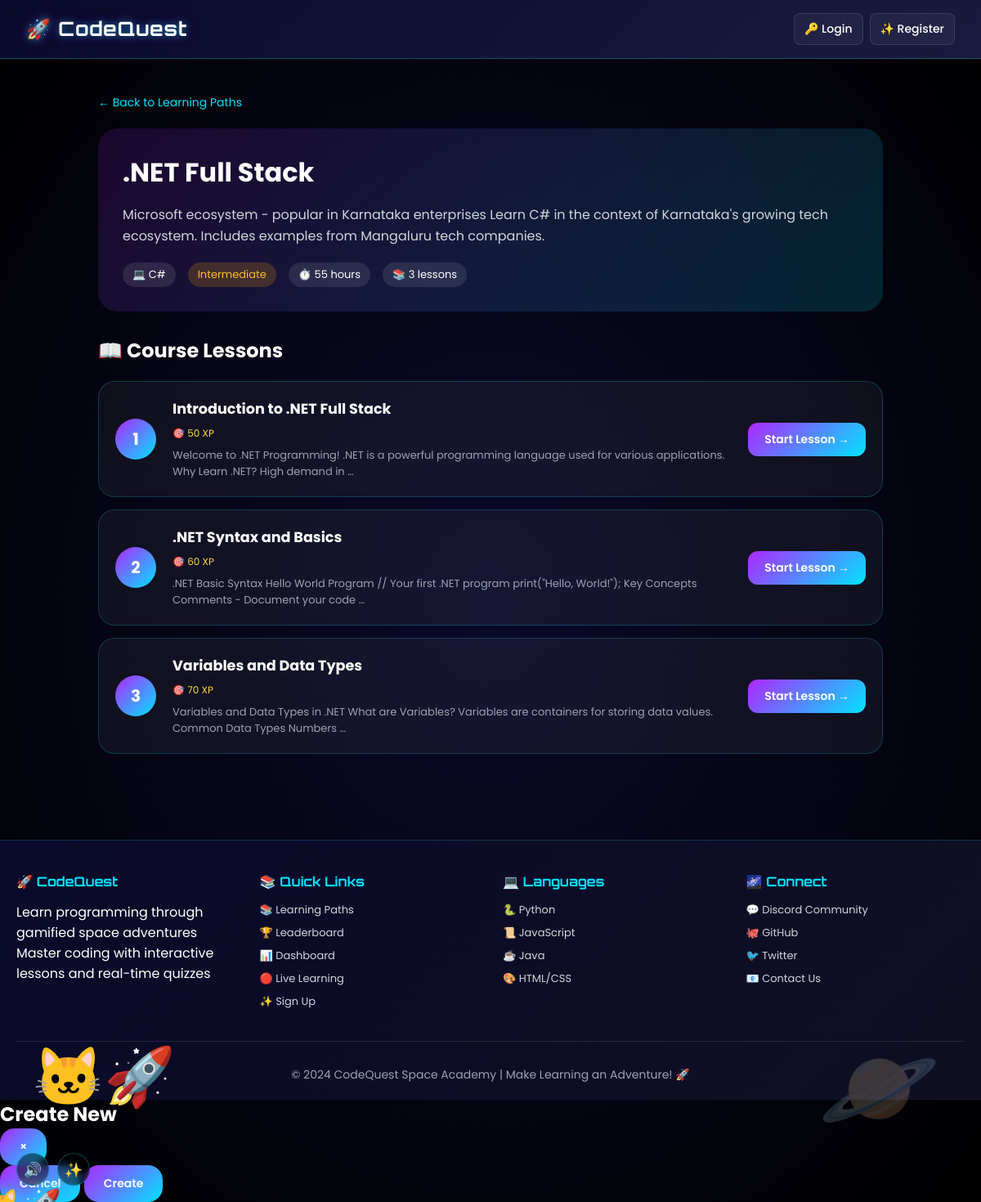
/learn/net-full-stack/, run on the app's committed database.
### base/models.py (models this page shows, shortened)
class UUIDTimeStampedModel(models.Model):
    id = models.UUIDField(primary_key=True, default=uuid.uuid4, editable=False)
    created_at = models.DateTimeField(auto_now_add=True, db_index=True)
    updated_at = models.DateTimeField(auto_now=True)
    class Meta:
        abstract = True

class LearningPath(UUIDTimeStampedModel):
    class Difficulty(models.TextChoices):
        BEGINNER = "BEGINNER", "Beginner"
        INTERMEDIATE = "INTERMEDIATE", "Intermediate"
        ADVANCED = "ADVANCED", "Advanced"
    language = models.ForeignKey(ProgrammingLanguage, on_delete=models.CASCADE, related_name="learning_paths")
    title = models.CharField(max_length=180)
    slug = models.SlugField(max_length=220, unique=True)
    description = models.TextField(blank=True)
    difficulty = models.CharField(max_length=30, choices=Difficulty.choices, default=Difficulty.BEGINNER)
    estimated_hours = models.PositiveIntegerField(default=0)
    is_active = models.BooleanField(default=True)
    class Meta:
        ordering = ["language", "title"]

class ProgrammingLanguage(UUIDTimeStampedModel):
    name = models.CharField(max_length=100, unique=True)
    slug = models.SlugField(max_length=120, unique=True)
    version = models.CharField(max_length=40, blank=True)
    compiler_key = models.CharField(max_length=80, blank=True)
    description = models.TextField(blank=True)
    icon = models.ImageField(upload_to="languages/icons/", blank=True, null=True)
    is_active = models.BooleanField(default=True)
    class Meta:
        ordering = ["name"]

class Lesson(UUIDTimeStampedModel):
    learning_path = models.ForeignKey(LearningPath, on_delete=models.CASCADE, related_name="lessons")
    title = models.CharField(max_length=180)
    slug = models.SlugField(max_length=220)
    theory_content = models.TextField(blank=True, help_text="Main lesson content with HTML formatting")
    example_code = models.TextField(blank=True, help_text="Code examples with syntax highlighting")
    learning_objectives = models.TextField(blank=True, help_text="What students will learn in this lesson")
    key_concepts = models.TextField(blank=True, help_text="List of key concepts, one per line or comma-separated")
    practice_exercises = models.TextField(blank=True, help_text="Practice exercises for students")
    additional_resources = models.TextField(blank=True, help_text="Links to additional learning resources")
    common_mistakes = models.TextField(blank=True, help_text="Common mistakes and how to avoid them")
    quiz_questions_json = models.JSONField(default=list, blank=True, help_text="JSON array of quiz questions for this lesson")
    xp_reward = models.PositiveIntegerField(default=10)
    order = models.PositiveIntegerField(default=0)
    is_locked = models.BooleanField(default=False)
    class Meta:
        ordering = ["learning_path", "order"]
        constraints = [
            models.UniqueConstraint(fields=["learning_path", "slug"], name="unique_lesson_slug_per_path"),
            models.UniqueConstraint(fields=["learning_path", "order"], name="unique_lesson_order_per_path"),
        ]

### base/views.py (the view)
# urls.py: path("learn/<path:slug>/", views.PublicLearningPathDetailView.as_view(), name="learning_path_detail"),
class PublicLearningPathDetailView(DetailView):
    model = LearningPath
    template_name = "base/learning_path_detail.html"
    context_object_name = "path"
    def get_context_data(self, **kwargs):
        context = super().get_context_data(**kwargs)
        lessons = self.object.lessons.all().order_by('order')
        if self.request.user.is_authenticated:
            progress, _ = LearningProgress.objects.get_or_create(
                user=self.request.user,
                learning_path=self.object
            )
            completed_lesson_ids = progress.completed_lessons.values_list('id', flat=True)
            context['progress'] = progress
            context['completed_lesson_ids'] = list(completed_lesson_ids)
        else:
            context['completed_lesson_ids'] = []
        context['lessons'] = lessons
        context['total_lessons'] = lessons.count()
        print(f"PublicLearningPathDetailView: {self.object.title} has {lessons.count()} lessons")
        return context

### templates/base/learning_path_detail.html (shortened to what this page needs)
{% extends 'base/base.html' %}
{% load static %}
{% block content %}
<div class="learning-path-container">
    <div class="path-nav">
        <a href="{% url 'learning_paths' %}" class="back-link">← Back to Learning Paths</a>
    </div>
    <div class="path-header">
        <h1>{{ path.title }}</h1>
        <p class="path-description">{{ path.description }}</p>
        <div class="path-meta">
            <span class="meta-item">💻 {{ path.language.name }}</span>
            <span class="meta-item difficulty-{{ path.difficulty|lower }}">{{ path.get_difficulty_display }}</span>
            <span class="meta-item">⏱️ {{ path.estimated_hours }} hours</span>
            <span class="meta-item">📚 {{ total_lessons }} lessons</span>
        </div>
    </div>
    <div class="lessons-section">
        <h2>📖 Course Lessons</h2>
        {% for lesson in lessons %}
        <div class="lesson-card {% if lesson.id in completed_lesson_ids %}completed{% endif %}">
            <div class="lesson-number">{{ forloop.counter }}</div>
            <div class="lesson-info">
                <h3>{{ lesson.title }}</h3>
                <div class="lesson-meta">
                    <span class="xp-reward">🎯 {{ lesson.xp_reward }} XP</span>
                </div>
                <p class="lesson-preview">{{ lesson.theory_content|striptags|truncatewords:20|default:"Click to start learning!" }}</p>
            </div>
            <div class="lesson-action">
                {% if lesson.id in completed_lesson_ids %}
                    <a href="{% url 'lesson_detail' path.slug lesson.slug %}" class="btn-review">Review →</a>
                {% elif lesson.is_locked %}
                    <span class="btn-locked">🔒 Complete previous lesson</span>
                {% else %}
                    <a href="{% url 'lesson_detail' path.slug lesson.slug %}" class="btn-start">Start Lesson →</a>
                {% endif %}
            </div>
        </div>
        {% empty %}
        <div class="empty-state">
            <p>No lessons available yet. Check back soon!</p>
        </div>
        {% endfor %}
    </div>
</div>
{% endblock %}

### static/css/style.css (style rules this page uses)
:root { --space: #030712; --space2: #0f172a; --neon-blue: #00e5ff; --neon-purple: #b026ff; --neon-pink: #ff4fd8; --sun: #ffd93d; --earth: #4ade80; --mars: #ff6b6b; --moon: #e5e7eb; --glass: rgba(255, 255, 255, 0.08); }
* { margin: 0; padding: 0; box-sizing: border-box; }
html { scroll-behavior: smooth; }
body { font-family: 'Poppins', sans-serif; background: radial-gradient(circle at 15% 20%, rgba(255, 217, 61, 0.15), transparent 20%), radial-gradient(circle at 85% 30%, rgba(0, 229, 255, 0.15), transparent 20%), radial-gradient(circle at 70% 80%, rgba(176, 38, 255, 0.15), transparent 20%), linear-gradient(180deg, #030712, #0f172a, #111827); min-height: 100vh; color: white; overflow-x: hidden; cursor: none; }
body::before { content: ""; position: fixed; inset: 0; background-image: radial-gradient(white 1px, transparent 1px); background-size: 40px 40px; opacity: 0.25; animation: stars 100s linear infinite; pointer-events: none; z-index: -1; }
body::after { content: "🪐"; position: fixed; right: 50px; bottom: 50px; font-size: 120px; opacity: 0.2; animation: floatPlanet 8s ease-in-out infinite; pointer-events: none; z-index: 1; }
.path-description { color: #d1d5db; margin-bottom: 20px; line-height: 1.6; }
.back-link { color: #00e5ff; text-decoration: none; }

### templates/base/base.html (style rules this page uses)
* { margin: 0; padding: 0; box-sizing: border-box; }
body { font-family: 'Poppins', sans-serif; background: #0a0a2a; color: white; overflow-x: hidden; }

### templates/base/learning_path_detail.html (style rules this page uses)
.learning-path-container { max-width: 1000px; margin: 0 auto; padding: 20px; }
.path-nav { margin-bottom: 20px; }
.back-link { color: #00e5ff; text-decoration: none; font-size: 14px; }
.path-header { background: linear-gradient(135deg, rgba(176,38,255,0.15), rgba(0,229,255,0.15)); border-radius: 24px; padding: 30px; margin-bottom: 30px; }
.path-header h1 { font-size: 2rem; margin-bottom: 15px; color: white; }
.path-description { color: #d1d5db; line-height: 1.6; margin-bottom: 20px; }
.path-meta { display: flex; gap: 15px; flex-wrap: wrap; }
.meta-item { padding: 5px 12px; background: rgba(255,255,255,0.1); border-radius: 20px; font-size: 13px; color: white; }
.difficulty-intermediate { background: rgba(245,158,11,0.2); color: #fbbf24; }
.lessons-section h2 { margin-bottom: 20px; font-size: 1.5rem; color: white; }
.lesson-card { background: rgba(255,255,255,0.05); border: 1px solid rgba(0,229,255,0.2); border-radius: 20px; padding: 20px; margin-bottom: 15px; display: flex; align-items: center; gap: 20px; transition: 0.3s; }
.lesson-number { width: 50px; height: 50px; background: linear-gradient(135deg, #b026ff, #00e5ff); border-radius: 50%; display: flex; align-items: center; justify-content: center; font-weight: bold; font-size: 20px; flex-shrink: 0; color: white; }
.lesson-info { flex: 1; }
.lesson-info h3 { margin-bottom: 8px; font-size: 1.1rem; color: white; }
.lesson-meta { display: flex; gap: 15px; margin-bottom: 8px; font-size: 12px; }
.xp-reward { color: #ffd93d; }
.lesson-preview { color: #9ca3af; font-size: 13px; }
.lesson-action { flex-shrink: 0; }
.btn-start, .btn-review { background: linear-gradient(135deg, #b026ff, #00e5ff); color: white; padding: 10px 20px; border-radius: 12px; text-decoration: none; font-weight: 600; font-size: 14px; transition: 0.3s; display: inline-block; }

### data on the page
LearningPath: title ".NET Full Stack", description "Microsoft ecosystem - popular in Karnataka enterprises Learn C# in the context of Karnataka's growing tech ecosystem. Includes examples from Mangaluru tech companies.", language.name "C#", difficulty "Intermediate", estimated_hours "55"
Lesson: title "Introduction to .NET Full Stack", xp_reward "50", theory_content "Welcome to .NET Programming! .NET is a powerful programming language used for various applications. Why Learn .NET? High demand in …", is_locked "Start Lesson →"
Lesson: title ".NET Syntax and Basics", xp_reward "60", theory_content ".NET Basic Syntax Hello World Program // Your first .NET program print(\"Hello, World!\"); Key Concepts Comments - Document your code …", is_locked "Start Lesson →"
Lesson: title "Variables and Data Types", xp_reward "70", theory_content "Variables and Data Types in .NET What are Variables? Variables are containers for storing data values. Common Data Types Numbers …", is_locked "Start Lesson →"

### other printed values
{{ total_lessons }} "3"
